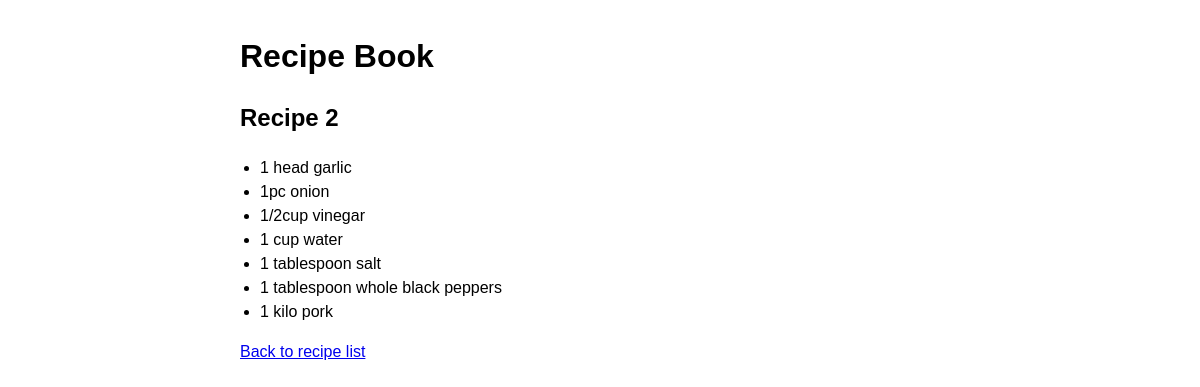
Screenshot of /recipe/2 with the database file from the repository.
### ledger/models.py (models this page shows, shortened)
class Recipe(models.Model):
    name = models.CharField(max_length=150)

class RecipeIngredient(models.Model):
    quantity = models.CharField(max_length=100)
    ingredient = models.ForeignKey(
        Ingredient,
        on_delete=models.CASCADE,
        related_name="recipe",
    )
    recipe = models.ForeignKey(
        Recipe,
        on_delete=models.CASCADE,
        related_name="ingredients",
    )

class Ingredient(models.Model):
    name = models.CharField(max_length=100)

### ledger/views.py (the view)
# urls.py: path('recipe/<int:pk>', views.recipe_detail, name='recipe_detail'),
def recipe_detail(request, pk: int):
    recipe = get_object_or_404(Recipe, pk=pk)
    return render(request, "ledger/recipe_detail.html", {"recipe": recipe})

### ledger/templates/ledger/recipe_detail.html (shortened to what this page needs)
{% extends "ledger/base.html" %}
{% block content %}
  <h2>{{ recipe.name }}</h2>
  <ul>
    {% for ingredient in recipe.ingredients.all %}
      <li>{{ ingredient.quantity }} {{ ingredient.ingredient.name }}</li>
    {% endfor %}
  </ul>
  <p><a href="{% url 'recipes_list' %}">Back to recipe list</a></p>
{% endblock %}

### ledger/templates/ledger/base.html (style rules this page uses)
body { font-family: Arial, sans-serif; max-width: 720px; margin: 2rem auto; padding: 0 1rem; line-height: 1.5; }
ul { padding-left: 1.25rem; }

### rows the page displays
Recipe: name "Recipe 2"
RecipeIngredient: quantity "1 head", ingredient.name "garlic"
RecipeIngredient: quantity "1pc", ingredient.name "onion"
RecipeIngredient: quantity "1/2cup", ingredient.name "vinegar"
RecipeIngredient: quantity "1 cup", ingredient.name "water"
RecipeIngredient: quantity "1 tablespoon", ingredient.name "salt"
RecipeIngredient: quantity "1 tablespoon", ingredient.name "whole black peppers"
RecipeIngredient: quantity "1 kilo", ingredient.name "pork"
